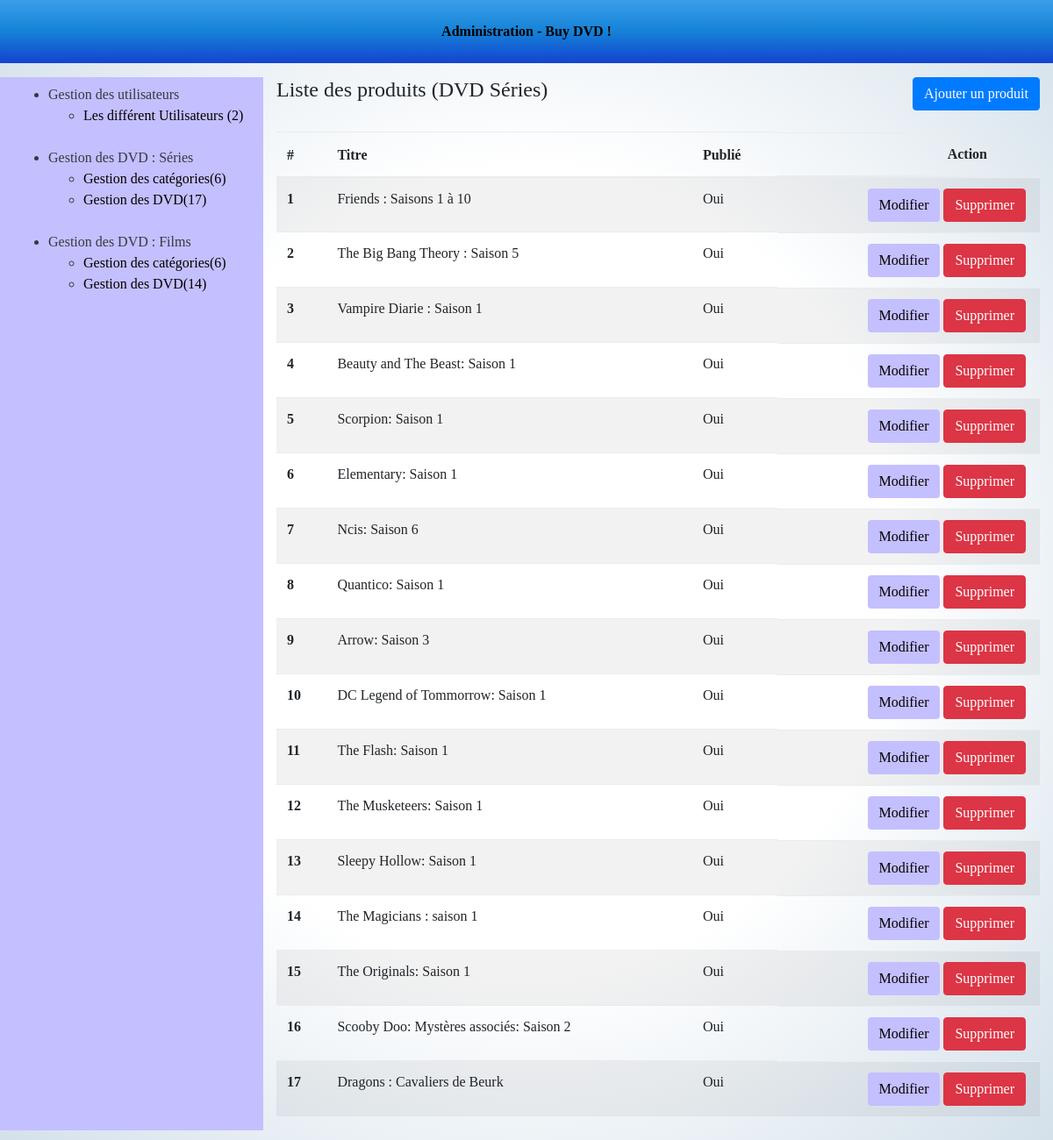
Page /admin/dvdserie-list.php (signed in) on the committed database.
### tables this page shows
CREATE TABLE `dvd_serie` (
  `id` int(11) NOT NULL,
  `title` varchar(255) NOT NULL,
  `image` varchar(255) DEFAULT NULL,
  `summary` longtext NOT NULL,
  `prix` varchar(255) NOT NULL,
  `prix2` varchar(255) NOT NULL,
  `realisateur` text NOT NULL,
  `language_subtitle` varchar(255) NOT NULL,
  `acteur` text NOT NULL,
  `content` varchar(255) NOT NULL,
  `created_at` date NOT NULL,
  `is_published` tinyint(1) NOT NULL,
  `format` varchar(255) NOT NULL,
  `editeur` varchar(255) NOT NULL,
  `qualite` varchar(255) NOT NULL,
  `type_color` varchar(255) NOT NULL,
  `stereo` varchar(255) NOT NULL,
  `public` varchar(255) NOT NULL,
  `imageOne` varchar(255) NOT NULL,
  `imageTwo` varchar(255) NOT NULL,
  `imageThree` varchar(255) NOT NULL,
  `imageFoor` varchar(255) NOT NULL,
  `imageFive` varchar(255) NOT NULL
);

### admin/dvdserie-list.php (the view, shortened to what this page needs)
<?php
require_once '../tools/_db.php';
$query = $db->query('SELECT * FROM dvd_serie');
$dvdseries = $query->fetchall();
?>
<!DOCTYPE html>
<html>
	<head>
		<?php require 'partials/head_assets.php'; ?>
	</head>
	<body class="index-body">
		<div class="container-fluid">
			<?php require 'partials/header.php'; ?>
			<div class="row my-3 index-content">
				<?php require 'partials/nav.php'; ?>
				<section class="col-9">
					<header class="pb-4 d-flex justify-content-between">
						<h4>Liste des produits (DVD Séries)</h4>
						<a class="btn btn-primary" href="dvdserie-form.php">Ajouter un produit</a>
					</header>
					<table class="table table-striped">
						<thead>
							<tr>
								<th>#</th>
								<th>Titre</th>
								<th>Publié</th>
								<th class="d-flex justify-content-end mr-5">Action</th>
							</tr>
						</thead>
						<tbody>
							<?php if($dvdseries): ?>
							<?php foreach($dvdseries as $dvdserie): ?>
							<tr>
                <th><?php echo htmlentities($dvdserie['id']); ?></th>
								<td><?php echo htmlentities($dvdserie['title']); ?></td>
								<td>
									<?php if($dvdserie['is_published'] == 1): ?>
									Oui
									<?php else: ?>
									Non
									<?php endif; ?>
								</td>
								<td class="d-flex justify-content-end">
									<a href="dvdserie-form.php?dvd_serie_id=<?php echo $dvdserie['id']; ?>&action=edit" class="btn button mr-1">Modifier</a>
									<a onclick="return confirm('Are you sure?')" href="dvdserie-list.php?dvd_serie_id=<?php echo $article['id']; ?>&action=delete" class="btn btn-danger mr-1">Supprimer</a>
								</td>
							</tr>
							<?php endforeach; ?>
							<?php else: ?>
								Aucun article enregistré.
							<?php endif; ?>
						</tbody>
					</table>
				</section>
			</div>
		</div>
	</body>
</html>

### css/moovieseriestv.css (style rules this page uses)
body { margin: 0; padding: 0; font-family: 'Bodoni 72', cursive; background-image: radial-gradient(white, white, #D3E0EA); }
.button, .buttontwo, .buttonThree { background-color:#C4BFFF; }
a { color: black; }

### rows in the picture
dvd_serie: id "1", title "Friends : Saisons 1 à 10", is_published "Oui"
dvd_serie: id "2", title "The Big Bang Theory : Saison 5", is_published "Oui"
dvd_serie: id "3", title "Vampire Diarie : Saison 1", is_published "Oui"
dvd_serie: id "4", title "Beauty and The Beast: Saison 1", is_published "Oui"
dvd_serie: id "5", title "Scorpion: Saison 1", is_published "Oui"
dvd_serie: id "6", title "Elementary: Saison 1", is_published "Oui"
dvd_serie: id "7", title "Ncis: Saison 6", is_published "Oui"
dvd_serie: id "8", title "Quantico: Saison 1", is_published "Oui"
dvd_serie: id "9", title "Arrow: Saison 3", is_published "Oui"
dvd_serie: id "10", title "DC Legend of Tommorrow: Saison 1", is_published "Oui"
dvd_serie: id "11", title "The Flash: Saison 1", is_published "Oui"
dvd_serie: id "12", title "The Musketeers: Saison 1", is_published "Oui"
dvd_serie: id "13", title "Sleepy Hollow: Saison 1", is_published "Oui"
dvd_serie: id "14", title "The Magicians : saison 1", is_published "Oui"
dvd_serie: id "15", title "The Originals: Saison 1", is_published "Oui"
dvd_serie: id "16", title "Scooby Doo: Mystères associés: Saison 2", is_published "Oui"
dvd_serie: id "17", title "Dragons : Cavaliers de Beurk", is_published "Oui"

### other values in the picture
$nbUsers "2"
$nbCategoriesSerie "6"
$nbDvdSeries "17"
$nbCategoriesFilm "6"
$nbDvdFilm "14"
